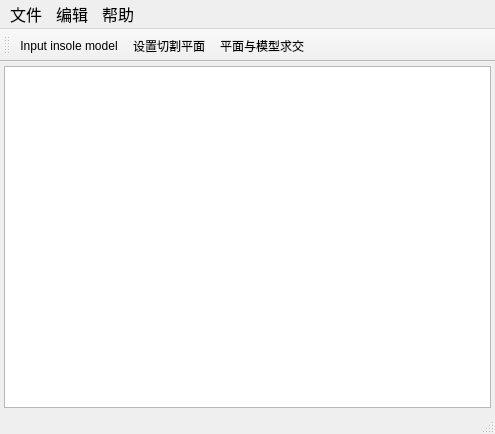
<?xml version="1.0" encoding="UTF-8"?>
<ui version="4.0">
 <class>MainWindow</class>
 <widget class="QMainWindow" name="MainWindow">
  <property name="geometry">
   <rect>
    <x>0</x>
    <y>0</y>
    <width>495</width>
    <height>434</height>
   </rect>
  </property>
  <property name="windowTitle">
   <string>MainWindow</string>
  </property>
  <widget class="QWidget" name="centralWidget">
   <layout class="QVBoxLayout" name="verticalLayout">
    <property name="spacing">
     <number>4</number>
    </property>
    <property name="leftMargin">
     <number>4</number>
    </property>
    <property name="topMargin">
     <number>4</number>
    </property>
    <property name="rightMargin">
     <number>4</number>
    </property>
    <property name="bottomMargin">
     <number>4</number>
    </property>
    <item>
     <widget class="GraphicsView" name="graphicsView"/>
    </item>
   </layout>
  </widget>
  <widget class="QMenuBar" name="menuBar">
   <property name="geometry">
    <rect>
     <x>0</x>
     <y>0</y>
     <width>495</width>
     <height>29</height>
    </rect>
   </property>
   <property name="font">
    <font>
     <pointsize>12</pointsize>
    </font>
   </property>
   <widget class="QMenu" name="menu_file">
    <property name="title">
     <string>文件</string>
    </property>
    <addaction name="action_open_insole_file"/>
   </widget>
   <widget class="QMenu" name="menu_edit">
    <property name="title">
     <string>编辑</string>
    </property>
    <addaction name="separator"/>
    <addaction name="action_set_cutting_flat"/>
    <addaction name="action_cutting_mesh"/>
    <addaction name="action_range_projector"/>
    <addaction name="action_save_canvas"/>
   </widget>
   <widget class="QMenu" name="menu_edit_2">
    <property name="title">
     <string>帮助</string>
    </property>
    <addaction name="action_about_Qt"/>
   </widget>
   <addaction name="menu_file"/>
   <addaction name="menu_edit"/>
   <addaction name="menu_edit_2"/>
  </widget>
  <widget class="QToolBar" name="mainToolBar">
   <property name="iconSize">
    <size>
     <width>32</width>
     <height>32</height>
    </size>
   </property>
   <attribute name="toolBarArea">
    <enum>TopToolBarArea</enum>
   </attribute>
   <attribute name="toolBarBreak">
    <bool>false</bool>
   </attribute>
   <addaction name="action_open_insole_file"/>
   <addaction name="action_set_cutting_flat"/>
   <addaction name="action_cutting_mesh"/>
  </widget>
  <widget class="QStatusBar" name="statusBar"/>
  <action name="action_open_insole_file">
   <property name="icon">
    <iconset resource="../resources/sources.qrc">
     <normaloff>:/icons/open.png</normaloff>:/icons/open.png</iconset>
   </property>
   <property name="text">
    <string>Input insole model</string>
   </property>
   <property name="toolTip">
    <string>&lt;html&gt;&lt;head/&gt;&lt;body&gt;&lt;p&gt;打开鞋垫模型，导入程序……&lt;/p&gt;&lt;/body&gt;&lt;/html&gt;</string>
   </property>
   <property name="shortcut">
    <string>Ctrl+O</string>
   </property>
  </action>
  <action name="action_set_cutting_flat">
   <property name="icon">
    <iconset resource="../resources/sources.qrc">
     <normaloff>:/icons/flat.png</normaloff>:/icons/flat.png</iconset>
   </property>
   <property name="text">
    <string>设置切割平面</string>
   </property>
   <property name="toolTip">
    <string>设置切割平面 f = a * x + b * y + c * z + d</string>
   </property>
  </action>
  <action name="action_about_Qt">
   <property name="text">
    <string>About Qt</string>
   </property>
  </action>
  <action name="action_cutting_mesh">
   <property name="icon">
    <iconset resource="../resources/sources.qrc">
     <normaloff>:/icons/cut.png</normaloff>:/icons/cut.png</iconset>
   </property>
   <property name="text">
    <string>平面与模型求交</string>
   </property>
  </action>
  <action name="action_range_projector">
   <property name="text">
    <string>Z轴范围投影</string>
   </property>
  </action>
  <action name="action_save_canvas">
   <property name="text">
    <string>保存图片</string>
   </property>
  </action>
 </widget>
 <layoutdefault spacing="6" margin="11"/>
 <customwidgets>
  <customwidget>
   <class>GraphicsView</class>
   <extends>QGraphicsView</extends>
   <header location="global">graphicsview.h</header>
  </customwidget>
 </customwidgets>
 <resources>
  <include location="../resources/sources.qrc"/>
 </resources>
 <connections/>
</ui>
